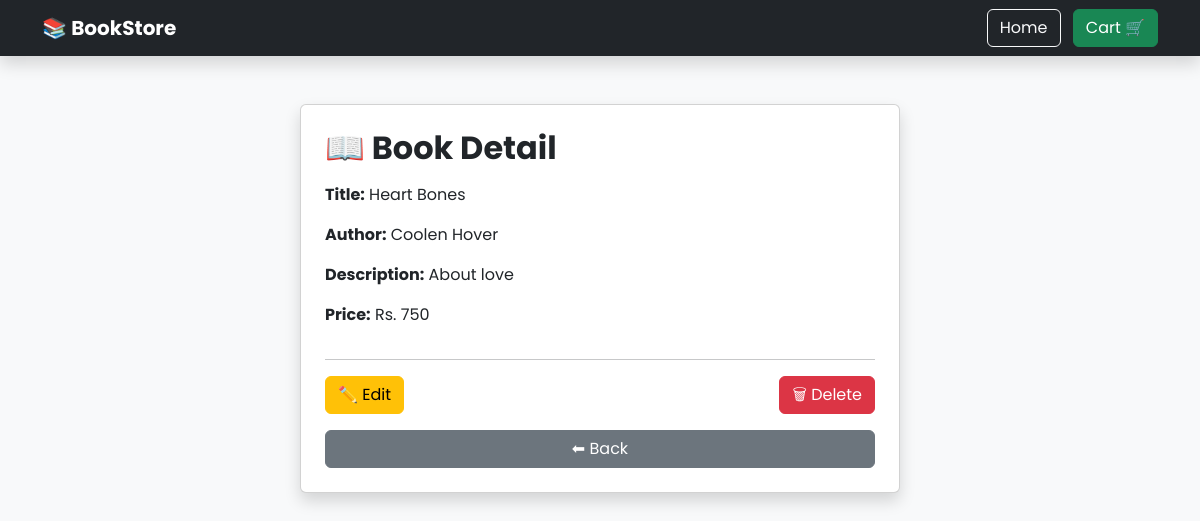
Screenshot of /book/detail/6/ with the database file from the repository.
### aboutbook/models.py (models this page shows, shortened)
class Book(models.Model):
    title = models.CharField(max_length=200)
    author= models.CharField(max_length=25)
    description= models.TextField()
    price= models.IntegerField()

### aboutbook/views.py (the view)
# urls.py: path('detail/<int:id>/', detail, name='detail'),    # Book detail
def detail(request, id):
    book = get_object_or_404(Book, id=id)
    return render(request, 'aboutbook/detail.html', {'book': book})

### templates/aboutbook/detail.html
{% extends 'base.html' %}
{% block body %}
<div class="card shadow p-4 mx-auto" style="max-width:600px;">
    <h2 class="mb-3 fw-bold">📖 Book Detail</h2>
    <p><strong>Title:</strong> {{ book.title }}</p>
    <p><strong>Author:</strong> {{ book.author }}</p>
    <p><strong>Description:</strong> {{ book.description }}</p>
    <p><strong>Price:</strong> Rs. {{ book.price }}</p>
    <hr>
    <div class="d-flex justify-content-between">
        <a href="{% url 'edit' book.id %}" class="btn btn-warning">✏️ Edit</a>
        <a href="{% url 'delete' book.id %}" class="btn btn-danger">🗑 Delete</a>
    </div>
    <a href="{% url 'book_list' %}" class="btn btn-secondary mt-3">⬅ Back</a>
</div>
{% endblock %}

### rows the page displays
Book: title "Heart Bones", author "Coolen Hover", description "About love", price "750"
